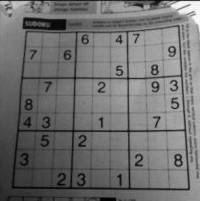
#> input picture 12 opencv（三）/25.jpg, 200 x 201 px
$ python test01.py
#> lines starting #> are read from the running program, lines starting #| are printed output that depends on the picture
import cv2
import numpy as np

img = cv2.imread("25.jpg")
#> img is the input picture: shape (201, 200, 3); min 0, max 255, mean 111.9
cv2.imshow("img", img)
# [12 lines of commented-out code are left out]
sobelx = cv2.Sobel(img, -1, 1, 0, ksize=3)
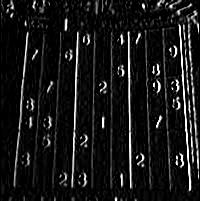
#> sobelx: shape (201, 200, 3); min 0, max 255, mean 23
sobely = cv2.Sobel(img, -1, 0, 1, ksize=3)
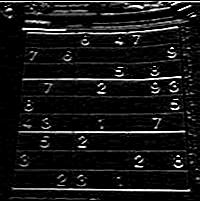
#> sobely: shape (201, 200, 3); min 0, max 255, mean 22.6
cv2.imshow("sobelx", sobelx)
cv2.imshow("sobely", sobely)
sobel = cv2.addWeighted(sobelx, 0.5, sobely, 0.5,1)
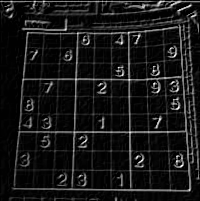
#> sobel: shape (201, 200, 3); min 1, max 255, mean 23.8
cv2.imshow("x+y", sobel)
# [19 lines of commented-out code are left out]
cv2.waitKey()
